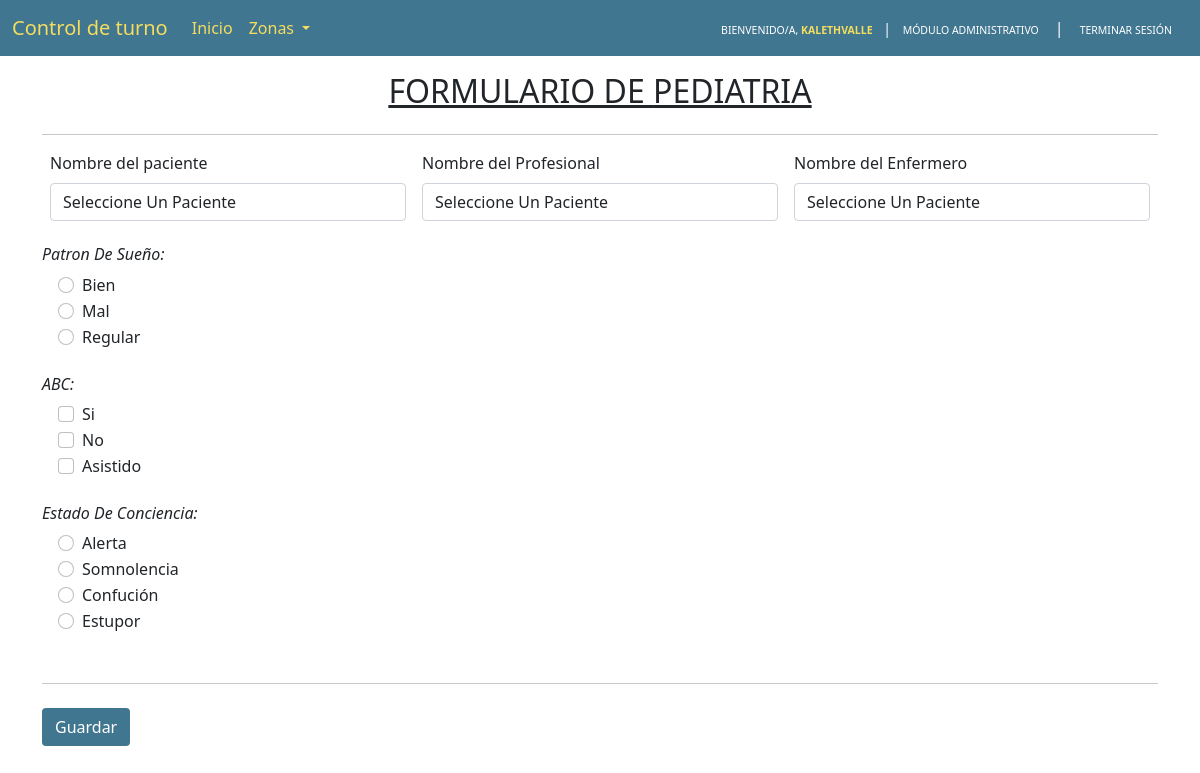
/zone/1/ (signed in), run on the app's committed database.
### api/models/users.py (models this page shows, shortened)
class User(AbstractUser):
    email = models.EmailField('email address', unique=True, error_messages={'unique': 'A user with that email already exists.'})
    phone_regex = RegexValidator(regex=r'\+?1?\d{9,10}$', message="Phone number must be entered in the format: +999999999. Up to 10 digits allowed.")
    phone_number = models.CharField('phone', validators=[phone_regex], max_length=10, default='')
    USERNAME_FIELD = 'email'
    REQUIRED_FIELDS = ['username', 'first_name', 'last_name', 'phone_number']
    is_verified = models.BooleanField('verified', default=True, help_text='Set to true when the user have verified its email address.')
    ROLES_CHOICES = [(0, 'Admin'),]
    role = models.IntegerField(choices=ROLES_CHOICES, default=0)
    TYPE_DOCUMENT_CHOICES = [(0, 'Cedula Ciudadania'),]
    type_document = models.IntegerField(choices=TYPE_DOCUMENT_CHOICES, default=0)
    number_document = models.IntegerField('Número documento', default=0)
    created_at = models.DateTimeField('created at', auto_now_add=True, help_text='Date time on which the object was created.')
    modified_at = models.DateTimeField('modified at', auto_now=True, help_text='Date time on which the object was last modified.')

### api/models/zones.py (models this page shows, shortened)
class Zones(models.Model):
    name = models.CharField('Name', max_length=200, default="", help_text="Nombre zona")
    created_at = models.DateTimeField('created at', auto_now_add=True, help_text='Date time on which the object was created.')
    modified_at = models.DateTimeField('modified at', auto_now=True, help_text='Date time on which the object was last modified.')
    class Meta:
        verbose_name_plural = "Zonas"

### api/models/questions.py (models this page shows, shortened)
class Questions(models.Model):
    question = models.CharField('Name', max_length=500, default="", help_text="Pregunta a formular")
    multiple_option = models.BooleanField('selección multiple', default=False, help_text="Permite selecición multiple")
    zone = models.ForeignKey(Zones, on_delete=models.PROTECT, related_name="questions", help_text="Zona de pregunta a formular")
    created_at = models.DateTimeField('created at', auto_now_add=True, help_text='Date time on which the object was created.')
    modified_at = models.DateTimeField('modified at', auto_now=True, help_text='Date time on which the object was last modified.')
    class Meta:
        verbose_name_plural = "Preguntas"

### api/models/options.py (models this page shows, shortened)
class Options(models.Model):
    question = models.ForeignKey(Questions, on_delete=models.PROTECT, help_text="pregunta", related_name="options")
    value = models.CharField('Name', max_length=200, default="", help_text="Opción de pregunta")
    created_at = models.DateTimeField('created at', auto_now_add=True, help_text='Date time on which the object was created.')
    modified_at = models.DateTimeField('modified at', auto_now=True, help_text='Date time on which the object was last modified.')
    class Meta:
        verbose_name_plural = "Opciones"

### api/views/zones.py (the view, shortened to what this page needs)
# urls.py: path('zone/<int:zone_id>/', ZonesView.as_view(), name='zone'),
class ZonesView(View):
    zones = Zones.objects.all()
    professionals = Professionals.objects.filter(role=0)
    nurses = Professionals.objects.filter(role=1)
    def get(self, request, zone_id):
        if not request.user.is_authenticated:
            return redirect('api:login')
        zone = Zones.objects.get(id=zone_id)
        return render(
            request,
            template_name='CtlT/zone.html',
            context={
                "zones": self.zones,
                "zone": zone,
                "professionals": self.professionals,
                "nurses": self.nurses
            }
        )

### api/templates/CtlT/zone.html (shortened to what this page needs)
{% extends 'base.html' %}
{% block body %}
<div class="container">
    <h2 class="mt-3 text-uppercase text-center text-decoration-underline"> formulario de {{ zone.name }} </h2>
    <hr class="my-4">
    <form method="post">
        <div class="row g-3 p-2 mb-3">
            <div class="col-md-4">
                <label for="userList" class="form-label">Nombre del paciente</label>
                <select
                    id="userList"
                    class="form-control selectpicker"
                    name="patient_id"
                    data-show-subtext="true"
                    data-live-search="true"
                >
                    <option value="">Seleccione Un Paciente</option>
                </select>
            </div>
            <div class="col-md-4">
                <label for="professionalList" class="form-label">Nombre del Profesional</label>
                <select
                    id="professionalList"
                    class="form-control selectpicker"
                    name="professional_id"
                    data-show-subtext="true"
                    data-live-search="true"
                >
                    <option value="">Seleccione Un Paciente</option>
                </select>
            </div>
            <div class="col-md-4">
                <label for="nurseList" class="form-label">Nombre del Enfermero</label>
                <select
                    id="nurseList"
                    class="form-control selectpicker"
                    name="nurse_id"
                    data-show-subtext="true"
                    data-live-search="true"
                >
                    <option value="">Seleccione Un Paciente</option>
                </select>
            </div>
        </div>
        {% for question in zone.questions.all %}
            <i>
                <h6 class="text-capitalize" > {{ question.question }}: </h6>
            </i>
            {% for option in question.options.all %}
                <div class="ms-3 form-check">
                    <input class="form-check-input" {% if question.multiple_option %} type="checkbox" {% else %} type="radio" {% endif %} name="question_{{ question.id }}" id="{{ option.id }}"
                        value="{{ option.id }}">
                    <label class="form-check-label" for="{{ option.id }}">
                        <span class="text-capitalize">
                            {{ option.value }}
                        </span>
                    </label>
                </div>
            {% endfor %}
            <br />
        {% endfor %}
        <hr class="my-4">
        <button class="btn mb-3" style="background-color: #417690; color: white;">Guardar</button>
    </form>
</div>
{% include 'core/notification.html' %}
{% endblock %}

### api/templates/base.html (shortened to what this page needs)
<!DOCTYPE html>
<html lang="en">
<head>
  <link href="https://cdn.jsdelivr.net/npm/bootstrap@5.0.2/dist/css/bootstrap.min.css" rel="stylesheet">
  <link rel="stylesheet" href="https://cdn.jsdelivr.net/npm/bootstrap-select@1.14.0-beta3/dist/css/bootstrap-select.min.css">
</head>
<body>
  {% if zones %}
    <nav id="menu-navbar" class="navbar navbar-dark navbar-expand-lg bg-body-tertiary" style="background-color: #417690;">
      <div class="container-fluid">
        <a class="navbar-brand fw-light" href="{% url 'api:home' %}" style="color: #f5dd5d;">Control de turno</a>
        <div class="collapse navbar-collapse" id="navbarSupportedContent">
          <ul class="navbar-nav me-auto mb-2 mb-lg-0">
            <li class="nav-item">
              <a class="nav-link active" aria-current="page" href="{% url 'api:home' %}" style="color: #f5dd5d;">Inicio</a>
            </li>
            <li class="nav-item dropdown">
              <a class="nav-link dropdown-toggle" href="#" role="button" data-bs-toggle="dropdown" aria-expanded="false" style="color: #f5dd5d;">
                Zonas
              </a>
            </li>
          </ul>
          <div class="d-flex align-items-center">
            <a  class="nav-link ms-1 btn-sm"
            href="{% url 'admin:index' %}"
            target="_blank"
            style="color: #FFFFFF; "
            >
                <span style="color: #FFFFFF; font-size: 10.5px;">
                  BIENVENIDO/A,
                </span>
                <span class="text-uppercase fw-bold" style="color: #f5dd5d; font-size: 10.5px;" >
                  {{ request.user.username }}
                </span>
                <span class="ms-2 me-2" style="color: #FFFFFF;">|</span>
                <span style="font-size: 10.5px;">
                  MÓDULO ADMINISTRATIVO
                </span>
            </a>
            <span style="color: #FFFFFF;">|</span>
            <a class="nav-link" href="{% url 'api:logout' %}" style="color: #FFFFFF;">
              <span style="font-size: 10.5px;">
                TERMINAR SESIÓN
              </span>
            </a>
          </div>
        </div>
      </div>
    </nav>
  {% endif %}
  <div class="content container-fluid">
    {% block body %}
    {% endblock %}
  </div>
</body>
</html>

### api/templates/base.html (style rules this page uses)
body { padding: 0%; margin: 0%; }
.content { padding: 0%; margin: 0%; }

### data on the page
User: user.username "KALETHVALLE"
Zones: name "PEDIATRIA"
Questions: question "Patron De Sueño", multiple_option "☐ Bien", multiple_option "☐ Mal", multiple_option "☐ Regular"
Options: value "Bien"
Options: value "Mal"
Options: value "Regular"
Questions: question "ABC"
Options: value "Si"
Options: value "No"
Options: value "Asistido"
Questions: question "Estado De Conciencia", multiple_option "☐ Alerta", multiple_option "☐ Somnolencia", multiple_option "☐ Confución", multiple_option "☐ Estupor"
Options: value "Alerta"
Options: value "Somnolencia"
Options: value "Confución"
Options: value "Estupor"
